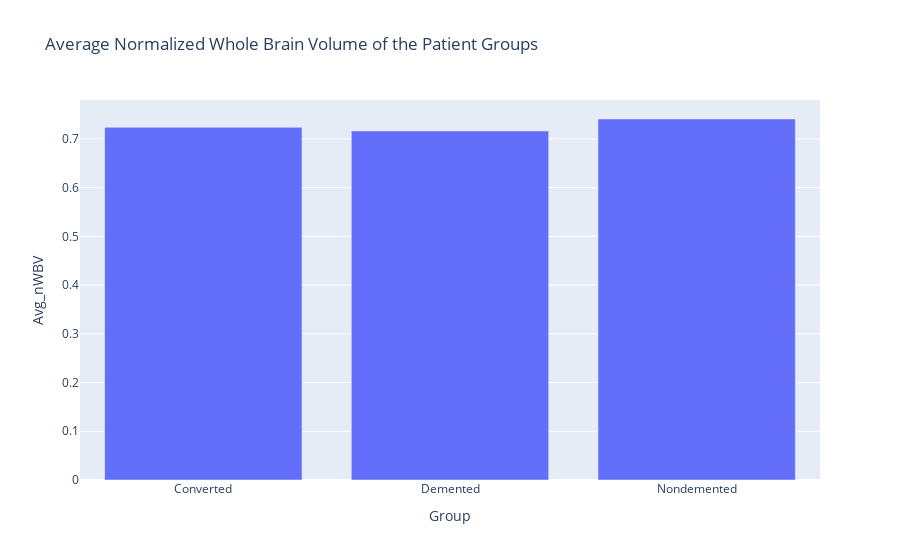

Notebook code cell kept with this figure:
### Code cell
# Bargraph of nWBV vs group 
Avg_nWBV = pd.read_sql('select avg("nWBV") as "Avg_nWBV", "Group" from Data_Wrangled group by "Group"', conn)
nWBV_v_Group_BarGraph = px.bar(Avg_nWBV, x = 'Group', y='Avg_nWBV', title = 'Average Normalized Whole Brain Volume of the Patient Groups')
nWBV_v_Group_BarGraph.show()

### Figure 1 — Plotly figure (JSON) as saved in the notebook; plotly's stock layout.template omitted (floating-point values rounded to 4 significant figures)
{"data": [{"alignmentgroup": "True", "hovertemplate": "Group=%{x}<br>Avg_nWBV=%{y}<extra></extra>", "legendgroup": "", "marker": {"color": "#636efa", "pattern": {"shape": ""}}, "name": "", "offsetgroup": "", "orientation": "v", "showlegend": false, "textposition": "auto", "type": "bar", "x": ["Converted", "Demented", "Nondemented"], "xaxis": "x", "y": [0.7237, 0.7163, 0.7409], "yaxis": "y"}], "layout": {"barmode": "relative", "legend": {"tracegroupgap": 0}, "title": {"text": "Average Normalized Whole Brain Volume of the Patient Groups"}, "xaxis": {"anchor": "y", "domain": [0, 1], "title": {"text": "Group"}}, "yaxis": {"anchor": "x", "domain": [0, 1], "title": {"text": "Avg_nWBV"}}}}
